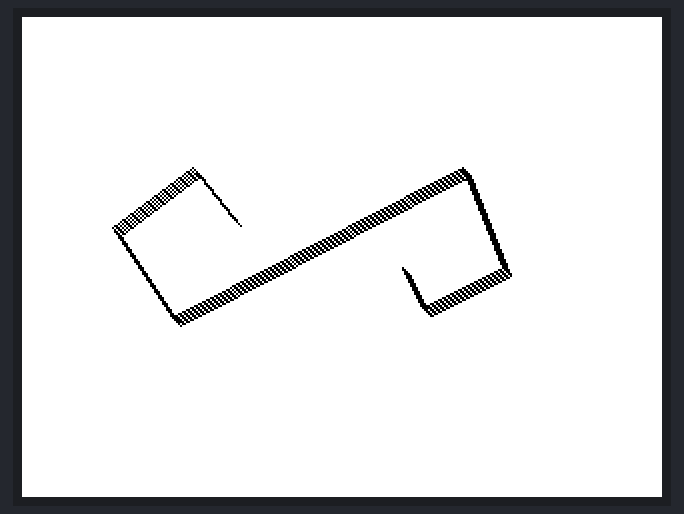
A sketch run on a simulated Arduino Uno, built with avr-gcc and run on an emulated ATmega328P. Parts: 320×240 colour display. What the sketch prints to the serial monitor is not drawn.

Above: at 0.3 s.

The sketch:

cps_logo_me.ino
```cpp
#include <SPFD5408_Adafruit_GFX.h>
#include <SPFD5408_Adafruit_TFTLCD.h>
#include <SPFD5408_TouchScreen.h>

#if defined(__SAM3X8E__)
    #undef __FlashStringHelper::F(string_literal)
    #define F(string_literal) string_literal
#endif

#define YP A3  // must be an analog pin, use "An" notation!
#define XM A2  // must be an analog pin, use "An" notation!
#define YM 9   // can be a digital pin
#define XP 8   // can be a digital pin

#define TS_MINX 125
#define TS_MINY 85
#define TS_MAXX 965
#define TS_MAXY 905

TouchScreen ts = TouchScreen(XP, YP, XM, YM, 300);

#define LCD_CS A3
#define LCD_CD A2
#define LCD_WR A1
#define LCD_RD A0
// optional
#define LCD_RESET A4

// Assign human-readable names to some common 16-bit color values:
#define Black           0x0000      /*   0,   0,   0 */
#define Navy            0x000F      /*   0,   0, 128 */
#define DarkGreen       0x03E0      /*   0, 128,   0 */
#define DarkCyan        0x03EF      /*   0, 128, 128 */
#define Maroon          0x7800      /* 128,   0,   0 */
#define Purple          0x780F      /* 128,   0, 128 */
#define Olive           0x7BE0      /* 128, 128,   0 */
#define LightGrey       0xC618      /* 192, 192, 192 */
#define DarkGrey        0x7BEF      /* 128, 128, 128 */
#define Blue            0x001F      /*   0,   0, 255 */
#define Green           0x07E0      /*   0, 255,   0 */
#define Cyan            0x07FF      /*   0, 255, 255 */
#define Red             0xF800      /* 255,   0,   0 */
#define Magenta         0xF81F      /* 255,   0, 255 */
#define Yellow          0xFFE0      /* 255, 255,   0 */
#define White           0xFFFF      /* 255, 255, 255 */
#define Orange          0xFD20      /* 255, 165,   0 */
#define GreenYellow     0xAFE5      /* 173, 255,  47 */
#define Pink            0xF81F

Adafruit_TFTLCD tft(LCD_CS, LCD_CD, LCD_WR, LCD_RD, LCD_RESET);

#define BOXSIZE 40
#define PENRADIUS 3


void setup(void) {
  Serial.begin(9600);
  Serial.println(F("Paint!"));
  tft.reset();
  tft.begin(0x9341); // SDFP5408
  tft.setRotation(1);
  tft.fillScreen(White);

//  tft.drawLine(75,150,220,75,Black);
//  tft.drawLine(220,75,240,125,Black);
//  tft.drawLine(240,125,200,145,Black);
//  tft.drawLine(200,145,190,125,Black);
//
//
//   tft.drawLine(75,150,45,105,Black);
//  tft.drawLine(45,105,85,75,Black);
//  tft.drawLine(85,75,105,100,Black);
for(int i=0;i<5;i++){
 tft.drawLine(75+i,150+i,220+i,75+i,Black);
  tft.drawLine(220+i,75+i,240+i,125+i,Black);
  tft.drawLine(240+i,125+i,200+i,145+i,Black);
  tft.drawLine(200+i,145+i,190+i,125+i,Black);


   tft.drawLine(75+i,150+i,45+i,105+i,Black);
  tft.drawLine(45+i,105+i,85+i,75+i,Black);
  tft.drawLine(85+i,75+i,105+i,100+i,Black);

}


 //cps_logo(80,80);
// tft.drawPixel(300,230,Black);
// tft.drawPixel(68,-40,Black);
// tft.drawPixel(50,5,Black);

}

 void cps_logo( int x ,int y ){
//  tft.drawLine( x,y,x+20,y+20,Black);
//  tft.drawLine( x+20,y+20,x+30,y+5,Black);
//  tft.drawLine( x,y,x-20,y-20,Black);
//  tft.drawLine( x-20,y-20,x+80,y+40,Black);
//  tft.drawLine( x+80,y+40,x+90,y+35,Black);
//  tft.drawLine( x+90,y+35,x+80,y-5,Black);
//  tft.drawLine( x+80,y-5,x+65,y+5,Black);

 tft.drawLine( x,y,x+60,y-60,Black);
 tft.drawLine(x+60,y-60,x-35,y+15,Black);
//tft.drawLine(x+60,y-60,x+35,y-75,Black);
//tft.drawLine(x+35,y-75,x+35,y-65,Black);
//tft.drawLine(x+35,y-65,x+40,y-55,Black);
 }

  void loop(){

  }
```
